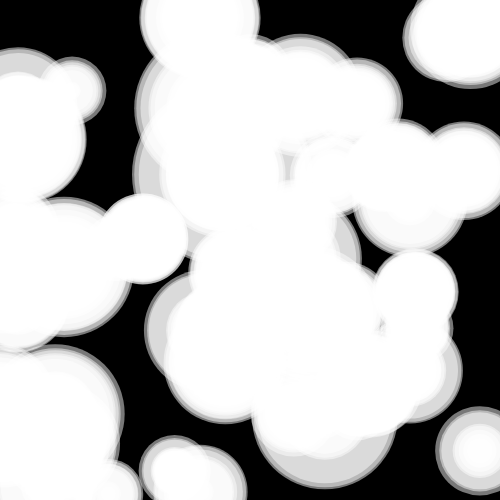
Frame 1 (no input)
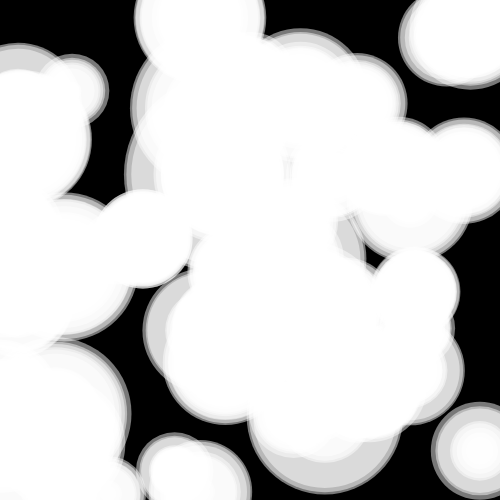
Frame 60 (no input)
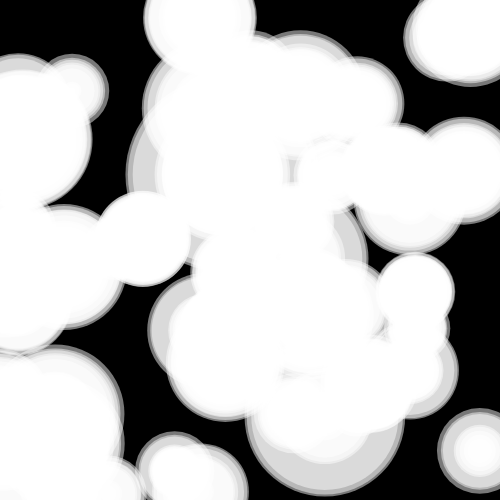
Frame 120 (the mouse pressed at the canvas centre since frame 60)

The p5.js sketch that drew these frames (run headless with seeded random() and noise() and a simulated clock; from frame 60 on, the mouse is pressed at the canvas centre):

// p5.js sketch
// ── sketch.js
"use strict";
//GOAL: pre-set the sin(store the numbers in set up function) to fasten the program
var blobs = [];
var RES = 360;
var sinArray = [];
var cosArray = [];

function setup() {
  createCanvas(500,500);
  background(0);
  for(var i = 0; i<RES; i++){
    cosArray.push(cos(radians(i)));
    sinArray.push(sin(radians(i)));
  }
  //print(sinArray);
  
  for(var i = 0; i<50; i++){
    blobs.push(new Blob(random(width), random(height),random(0.6,0.9)));
  }
  noStroke();
}

function draw() {
  background(0);
  for(var i = 0; i<blobs.length; i++){
    blobs[i].update();
    blobs[i].display();
  }
}

function fastSin(myRadians){
  //floor to round the index number! 
  // % TWO_PI! because my adians keeps increasing!
  var index = floor(map(myRadians % TWO_PI, 0, TWO_PI, 0, RES));
  return sinArray[index];
}
function fastCos(myRadians){
  var index = floor(map(myRadians % TWO_PI, 0, TWO_PI, 0, RES));//floor to round the index number!
  return cosArray[index];
}

class Particle{
  constructor(x,y){
    this.pos = createVector(x,y);
    this.angle = random(TWO_PI);
    this.aVel = random(0.01, 0.05);
    this.dia = random(15,20);
    this.distance = random(5,10);
  }
  update(){
    //this.pos.x = cos(this.angle) * this.distance;
    //this.pos.y = sin(this.angle) * this.distance;
    this.pos.x = fastCos(this.angle) * this.distance;
    this.pos.y = fastSin(this.angle) * this.distance;
  }
  display(){
    fill(255,120);
    var dia = this.dia * fastSin(this.angle) * this.distance;
    ellipse(this.pos.x, this.pos.y, dia, dia);
    ellipse(this.pos.x, this.pos.y, dia + 10, dia + 10);
    ellipse(this.pos.x, this.pos.y, dia + 15, dia + 15);
    
  }
}
class Blob{
  constructor(x,y,size){
    this.pos = createVector(x,y);
    this.size = size;
    this.sizeFreq = random(0.01, 0.05);
    this.scale = 1.0;
    
    var randNum = floor(random(3,8));
    this.particles = [];
    for(var i = 0; i<randNum; i++){
      this.particles.push(new Particle(0,0)); //add particle class into blob class
    }
  }
  update(){
    //this.scale = this.size * map(sin(this.sizeFreq * frameCount), -1,1,0.9,1.1);
    this.scale = this.size * map(fastSin(this.sizeFreq * frameCount), -1,1,0.9,1.1);
  }
  
  display(){
    push();
    translate(this.pos.x, this.pos.y);
    scale(this.scale);//this will be updated!
    for(var i = 0; i<this.particles.length; i++){
      this.particles[i].display();
    }
    pop();
  }
}
